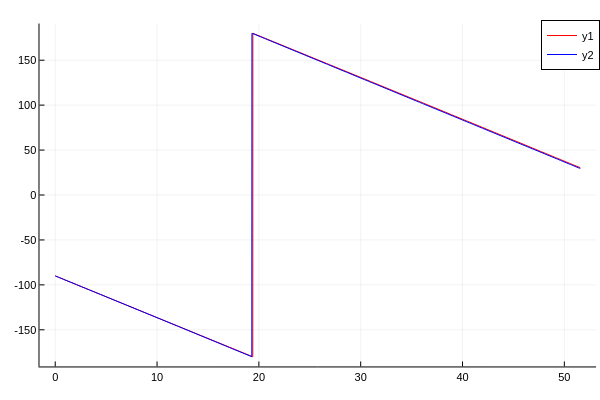

This figure's notebook cell:
### Code cell
plot(tsamp./(60*60*24),broadcast.(rad2deg,Ω_soln1[1,:]),color=:red)#,label=permutedims(mylabel1),ls=:dot, linewidth=2)
plot!(tsamp./(60*60*24),broadcast.(rad2deg,Ω_soln2[1,:]),color=:blue)#,label=permutedims(mylabel1),ls=:dot, linewidth=2)

# length(Ω_soln1[1,:][Ω_soln1[1,:] .>3.])

### Figure 1 — Plotly figure (JSON) as saved in the notebook; plotly's stock layout.template omitted (floating-point values rounded to 4 significant figures; data arrays with more than 128 entries replaced by an {"elided": "..."} marker saying what was removed)
{"data": [{"colorbar": {"title": ""}, "legendgroup": "y1", "line": {"color": "rgba(255, 0, 0, 1.000)", "dash": "solid", "shape": "linear", "width": 1}, "mode": "lines", "name": "y1", "showlegend": true, "type": "scatter", "x": {"elided": "7425 float values"}, "xaxis": "x", "y": {"elided": "7425 float values"}, "yaxis": "y", "zmax": null, "zmin": null}, {"colorbar": {"title": ""}, "legendgroup": "y2", "line": {"color": "rgba(0, 0, 255, 1.000)", "dash": "solid", "shape": "linear", "width": 1}, "mode": "lines", "name": "y2", "showlegend": true, "type": "scatter", "x": {"elided": "7425 float values"}, "xaxis": "x", "y": {"elided": "7425 float values"}, "yaxis": "y", "zmax": null, "zmin": null}], "layout": {"annotations": [], "height": 400, "legend": {"bgcolor": "rgba(255, 255, 255, 1.000)", "bordercolor": "rgba(0, 0, 0, 1.000)", "borderwidth": 1, "font": {"color": "rgba(0, 0, 0, 1.000)", "family": "sans-serif", "size": 11}, "title": {"font": {"color": "rgba(0, 0, 0, 1.000)", "family": "sans-serif", "size": 15}, "text": ""}, "tracegroupgap": 0, "traceorder": "normal", "x": 1, "xanchor": "auto", "y": 1, "yanchor": "auto"}, "margin": {"b": 20, "l": 0, "r": 0, "t": 20}, "paper_bgcolor": "rgba(255, 255, 255, 1.000)", "plot_bgcolor": "rgba(255, 255, 255, 1.000)", "showlegend": true, "width": 600, "xaxis": {"anchor": "y", "domain": [0.06582, 0.9934], "gridcolor": "rgba(0, 0, 0, 0.100)", "gridwidth": 0.5, "linecolor": "rgba(0, 0, 0, 1.000)", "mirror": false, "range": [-1.547, 53.12], "showgrid": true, "showline": true, "showticklabels": true, "tickangle": 0, "tickcolor": "rgb(0, 0, 0)", "tickfont": {"color": "rgba(0, 0, 0, 1.000)", "family": "sans-serif", "size": 11}, "tickmode": "array", "ticks": "inside", "ticktext": ["0", "10", "20", "30", "40", "50"], "tickvals": [0, 10, 20, 30, 40, 50], "title": "", "titlefont": {"color": "rgba(0, 0, 0, 1.000)", "family": "sans-serif", "size": 15}, "type": "-", "visible": true, "zeroline": false, "zerolinecolor": "rgba(0, 0, 0, 1.000)"}, "yaxis": {"anchor": "x", "domain": [0.03762, 0.9902], "gridcolor": "rgba(0, 0, 0, 0.100)", "gridwidth": 0.5, "linecolor": "rgba(0, 0, 0, 1.000)", "mirror": false, "range": [-190.8, 190.8], "showgrid": true, "showline": true, "showticklabels": true, "tickangle": 0, "tickcolor": "rgb(0, 0, 0)", "tickfont": {"color": "rgba(0, 0, 0, 1.000)", "family": "sans-serif", "size": 11}, "tickmode": "array", "ticks": "inside", "ticktext": ["-150", "-100", "-50", "0", "50", "100", "150"], "tickvals": [-150, -100, -50, 0, 50, 100, 150], "title": "", "titlefont": {"color": "rgba(0, 0, 0, 1.000)", "family": "sans-serif", "size": 15}, "type": "-", "visible": true, "zeroline": false, "zerolinecolor": "rgba(0, 0, 0, 1.000)"}}}
